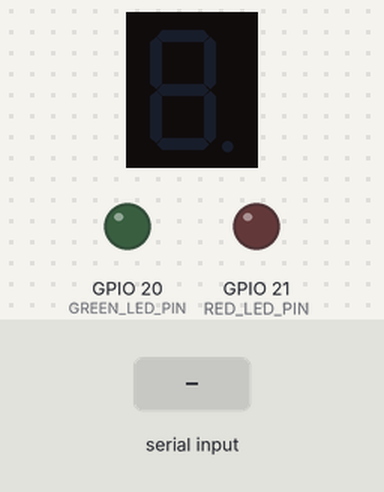
The program below on a simulated Raspberry Pi (BCM pin numbers). Parts: 1-digit seven-segment display, output pins drawn as LEDs (lit = HIGH). Dashed ring = blinking. The inputs (shaded band) are chosen by the test bench. The segment pins are drawn as the display they are named for; pins used as bus, display or sensor lines are not drawn; what the program prints to the terminal is not drawn. At 13.3 s the program stops and its outputs stay as they are.

Above: at 2.7 s.
2.8 s: "." typed at the terminal, then Enter
At 5.1 s:
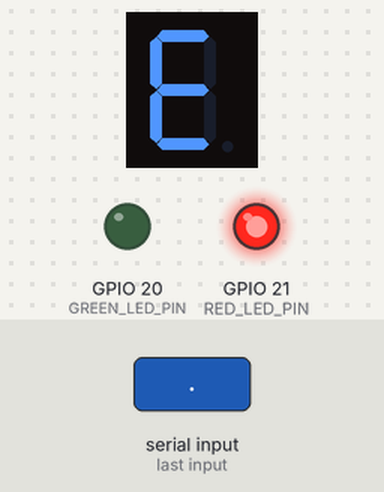
5.8 s: "5" typed at the terminal, then Enter
At 8.0 s:
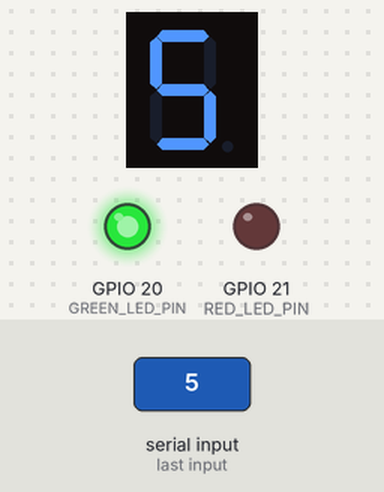
8.8 s: "q" typed at the terminal, then Enter
At 13.5 s:
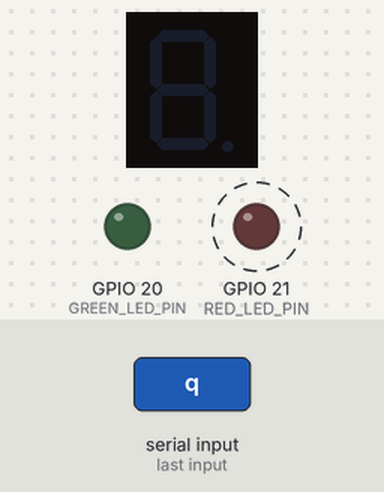
Timing chart, 0 to 14.8 s (numbered marks = the images above; inputs shaded):
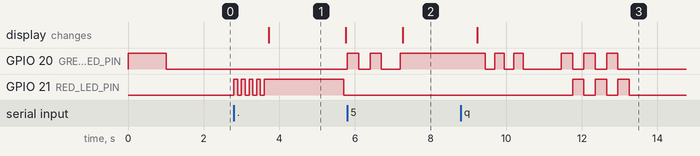

The program:

ssd_rpiogpio_calculator.py
```python
#!/usr/bin/env python3
# -*- coding: utf-8 -*-
"""
七段顯示器數學計算器（雙色LED版）
支援加減乘除運算，結果會在七段顯示器上逐位顯示
使用紅綠雙色LED指示正常/錯誤狀態
"""

import RPi.GPIO as GPIO
import time
import re

# 設定 GPIO 模式
GPIO.setmode(GPIO.BCM)
GPIO.setwarnings(False)

# 定義七段顯示器的 GPIO 接腳
SEGMENTS = {
    'a': 18,  # 上橫線
    'b': 23,  # 右上豎線
    'c': 24,  # 右下豎線
    'd': 25,  # 下橫線
    'e': 8,   # 左下豎線
    'f': 7,   # 左上豎線
    'g': 12   # 中間橫線
}

# 小數點 GPIO 接腳
DP_PIN = 16  # 小數點(DP)

# LED 指示燈接腳
GREEN_LED_PIN = 20  # 綠色LED - 正常狀態
RED_LED_PIN = 21    # 紅色LED - 錯誤狀態

# 數字和符號對應的段位配置
DIGIT_PATTERNS = {
    0: {'a': True,  'b': True,  'c': True,  'd': True,  'e': True,  'f': True,  'g': False},
    1: {'a': False, 'b': True,  'c': True,  'd': False, 'e': False, 'f': False, 'g': False},
    2: {'a': True,  'b': True,  'c': False, 'd': True,  'e': True,  'f': False, 'g': True},
    3: {'a': True,  'b': True,  'c': True,  'd': True,  'e': False, 'f': False, 'g': True},
    4: {'a': False, 'b': True,  'c': True,  'd': False, 'e': False, 'f': True,  'g': True},
    5: {'a': True,  'b': False, 'c': True,  'd': True,  'e': False, 'f': True,  'g': True},
    6: {'a': True,  'b': False, 'c': True,  'd': True,  'e': True,  'f': True,  'g': True},
    7: {'a': True,  'b': True,  'c': True,  'd': False, 'e': False, 'f': False, 'g': False},
    8: {'a': True,  'b': True,  'c': True,  'd': True,  'e': True,  'f': True,  'g': True},
    9: {'a': True,  'b': True,  'c': True,  'd': True,  'e': False, 'f': True,  'g': True},
    '-': {'a': False, 'b': False, 'c': False, 'd': False, 'e': False, 'f': False, 'g': True},  # 負號
    'E': {'a': True,  'b': False, 'c': False, 'd': True,  'e': True,  'f': True,  'g': True}   # 錯誤顯示
}

def setup_gpio():
    """初始化 GPIO 設定"""
    # 設定七段顯示器接腳
    for segment, pin in SEGMENTS.items():
        GPIO.setup(pin, GPIO.OUT)
        GPIO.output(pin, GPIO.LOW)

    # 設定小數點接腳
    GPIO.setup(DP_PIN, GPIO.OUT)
    GPIO.output(DP_PIN, GPIO.LOW)

    # 設定雙色LED指示燈接腳
    GPIO.setup(GREEN_LED_PIN, GPIO.OUT)
    GPIO.setup(RED_LED_PIN, GPIO.OUT)
    GPIO.output(GREEN_LED_PIN, GPIO.LOW)
    GPIO.output(RED_LED_PIN, GPIO.LOW)
    print(f"GPIO 初始化完成")
    print(f"   綠色LED接腳：{GREEN_LED_PIN}")
    print(f"   紅色LED接腳：{RED_LED_PIN}")
    print(f"   小數點接腳：{DP_PIN}")

def green_led_on():
    """開啟綠色LED"""
    GPIO.output(GREEN_LED_PIN, GPIO.HIGH)
    GPIO.output(RED_LED_PIN, GPIO.LOW)  # 確保紅色LED關閉

def red_led_on():
    """開啟紅色LED"""
    GPIO.output(RED_LED_PIN, GPIO.HIGH)
    GPIO.output(GREEN_LED_PIN, GPIO.LOW)  # 確保綠色LED關閉

def all_leds_off():
    """關閉所有LED"""
    GPIO.output(GREEN_LED_PIN, GPIO.LOW)
    GPIO.output(RED_LED_PIN, GPIO.LOW)

def green_led_blink(times=3, duration=0.3):
    """綠色LED閃爍 - 表示正常/成功"""
    print(f"綠色LED閃爍 {times} 次")
    for i in range(times):
        green_led_on()
        time.sleep(duration)
        all_leds_off()
        if i < times - 1:  # 最後一次不要停留
            time.sleep(duration)

def red_led_blink(times=5, duration=0.15):
    """紅色LED閃爍 - 表示錯誤/警告"""
    print(f"紅色LED閃爍 {times} 次")
    for i in range(times):
        red_led_on()
        time.sleep(duration)
        all_leds_off()
        if i < times - 1:  # 最後一次不要停留
            time.sleep(duration)

def startup_led_sequence():
    """系統啟動LED序列"""
    print("系統啟動指示...")
    # 綠色閃爍1次表示系統正常啟動
    green_led_blink(1, 1.0)
    time.sleep(0.5)

def ready_to_display_sequence():
    """準備顯示結果的LED序列"""
    print("準備顯示指示...")
    # 綠色快速閃爍2次表示準備開始
    green_led_blink(2, 0.3)
    time.sleep(0.5)

def display_complete_sequence():
    """顯示完成的LED序列"""
    print("顯示完成指示...")
    # 綠色慢速閃爍3次表示成功完成
    green_led_blink(3, 0.25)

def error_led_sequence():
    """錯誤指示LED序列"""
    print("錯誤指示...")
    # 紅色快速閃爍5次表示錯誤
    red_led_blink(5, 0.1)

def warning_led_sequence():
    """警告指示LED序列（數字太長等）"""
    print("警告指示...")
    # 紅色中速閃爍3次表示警告
    red_led_blink(3, 0.2)

def goodbye_led_sequence():
    """退出告別LED序列"""
    print("退出指示...")
    # 綠色和紅色交替閃爍
    for i in range(3):
        green_led_on()
        time.sleep(0.3)
        red_led_on()
        time.sleep(0.3)
    all_leds_off()

def display_character(char, show_dp=False):
    """顯示指定字符（數字或符號）"""
    if char == '.':
        # 僅顯示小數點
        GPIO.output(DP_PIN, GPIO.HIGH)
        return

    if char not in DIGIT_PATTERNS:
        print(f"無法顯示字符：{char}")
        return

    pattern = DIGIT_PATTERNS[char]

    # 設定各段的狀態
    for segment, pin in SEGMENTS.items():
        if pattern[segment]:
            GPIO.output(pin, GPIO.HIGH)
        else:
            GPIO.output(pin, GPIO.LOW)

    # 設定小數點狀態
    if show_dp:
        GPIO.output(DP_PIN, GPIO.HIGH)
    else:
        GPIO.output(DP_PIN, GPIO.LOW)

def clear_display():
    """清空顯示器"""
    for pin in SEGMENTS.values():
        GPIO.output(pin, GPIO.LOW)
    # 同時清空小數點
    GPIO.output(DP_PIN, GPIO.LOW)

def display_number_sequence(number_str, delay=1.5):
    """逐個顯示數字序列，包含LED指示"""
    print(f"準備顯示結果：{number_str}")
    print("-" * 40)

    # 1. 準備顯示 - 綠色LED閃爍
    ready_to_display_sequence()

    # 2. 開啟綠色LED，表示正在正常顯示結果
    green_led_on()
    print("正在顯示結果...")
    print("七段顯示器顯示：", end="")

    # 3. 逐個顯示每個字符
    for i, char in enumerate(number_str):
        # 檢查下一個字符是否為小數點
        show_dp = (i + 1 < len(number_str) and number_str[i + 1] == '.')

        if char == '.':
            print(".", end="")
            # 小數點不需要額外顯示時間，因為已經和前面的數字一起顯示了
            continue

        if char == '-':
            print("-", end="", flush=True)
            display_character('-', show_dp)
            time.sleep(delay)
        elif char.isdigit():
            print(char, end="", flush=True)
            display_character(int(char), show_dp)
            time.sleep(delay)
            if show_dp:
                print(".", end="", flush=True)

        # 在字符間短暫清空（但保持綠色LED亮著）
        # 跳過小數點後的清空，因為小數點是和數字一起顯示的
        if i < len(number_str) - 1 and number_str[i] != '.' and (i + 1 >= len(number_str) or number_str[i + 1] != '.'):
            clear_display()
            time.sleep(0.3)

    print()  # 換行

    # 4. 顯示完成 - 綠色LED閃爍表示成功結束
    time.sleep(0.5)
    clear_display()
    display_complete_sequence()
    print("-" * 40)

def safe_evaluate(expression):
    """安全地計算數學表達式"""
    try:
        # 移除空格
        expression = expression.replace(" ", "")

        # 檢查是否只包含數字和基本運算符
        if not re.match(r'^[0-9+\-*/().]+$', expression):
            return None, "表達式包含不支援的字符"

        # 防止除零錯誤
        if '/0' in expression.replace(' ', ''):
            return None, "除零錯誤"

        # 計算結果
        result = eval(expression)

        # 檢查結果是否為數字
        if not isinstance(result, (int, float)):
            return None, "計算結果不是數字"

        return result, None

    except ZeroDivisionError:
        return None, "除零錯誤"
    except SyntaxError:
        return None, "語法錯誤"
    except Exception as e:
        return None, f"計算錯誤：{str(e)}"

def format_result(result):
    """格式化結果為適合顯示的字符串"""
    if isinstance(result, float):
        # 如果是整數，不顯示小數點
        if result.is_integer():
            return str(int(result))
        else:
            # 保留兩位小數，去除尾隨零
            return f"{result:.2f}".rstrip('0').rstrip('.')
    else:
        return str(result)

def display_error():
    """顯示錯誤，包含紅色LED指示"""
    print("計算錯誤")

    # 紅色LED快速閃爍表示錯誤
    error_led_sequence()

    # 紅色LED亮起並顯示錯誤字符E
    red_led_on()
    print("錯誤狀態 - 七段顯示器顯示：E")
    display_character('E')
    time.sleep(2)
    clear_display()
    all_leds_off()

def show_welcome_message():
    """顯示歡迎訊息"""
    print("=" * 70)
    print("七段顯示器數學計算器（雙色LED版）")
    print("=" * 70)
    print("新功能：雙色LED指示系統")
    print()
    print("LED指示說明：")
    print("   綠色LED：正常操作")
    print("      • 系統啟動：長閃爍1次")
    print("      • 準備顯示：快速閃爍2次")
    print("      • 正在顯示：持續亮起")
    print("      • 顯示完成：慢速閃爍3次")
    print()
    print("   紅色LED：錯誤/警告")
    print("      • 計算錯誤：快速閃爍5次")
    print("      • 數字太長：中速閃爍3次")
    print("      • 錯誤狀態：持續亮起")
    print()
    print("   退出程式：綠紅交替閃爍")
    print()
    print("支援運算：+ (加法), - (減法), * (乘法), / (除法)")
    print("範例：")
    print("   3 + 5")
    print("   10 - 3")
    print("   6 * 7")
    print("   15 / 3")
    print("   (2 + 3) * 4")
    print("-" * 70)
    print("輸入 'q' 或 'quit' 退出程式")
    print("=" * 70)

def main():
    """主程式"""
    try:
        setup_gpio()
        show_welcome_message()

        # 啟動提示
        startup_led_sequence()
        print("系統就緒！七段顯示器和雙色LED已初始化")
        clear_display()

        while True:
            print()
            # 獲取用戶輸入
            expression = input("請輸入數學運算式：").strip()

            # 檢查退出指令
            if expression.lower() in ['q', 'quit', '退出']:
                print("感謝使用，再見！")
                goodbye_led_sequence()
                break

            # 檢查空輸入
            if not expression:
                print("請輸入有效的運算式")
                warning_led_sequence()
                continue

            print(f"計算：{expression}")

            # 計算結果
            result, error = safe_evaluate(expression)

            if error:
                print(f"錯誤：{error}")
                display_error()
                continue

            # 格式化結果
            result_str = format_result(result)

            # 顯示結果
            print(f"答案：{result_str}")

            # 檢查結果長度（七段顯示器通常顯示較短的數字）
            if len(result_str.replace('-', '').replace('.', '')) > 6:
                print("數字太長，僅在終端顯示")
                warning_led_sequence()
                continue

            # 在七段顯示器上顯示結果（包含綠色LED指示）
            display_number_sequence(result_str)

            # 完成後短暫停留
            time.sleep(1)

    except KeyboardInterrupt:
        print("\n\n程式被使用者中斷")

    except Exception as e:
        print(f"發生未預期的錯誤：{e}")
        display_error()

    finally:
        print("清理 GPIO 並退出...")
        clear_display()
        all_leds_off()
        GPIO.cleanup()
        print("清理完成")

if __name__ == "__main__":
    main()
```

Measured:
- after the input at 2.8 s, GPIO 21 (RED_LED_PIN): goes 4 × (HIGH 0.10 s, LOW 0.10 s), HIGH 2.1 s, then LOW, starting at once; the display: changes after 0.92 s (image 1)
- after the input at 5.8 s, GPIO 20 (GREEN_LED_PIN): goes HIGH 0.30 s, LOW 0.30 s, HIGH 0.30 s, LOW 0.50 s, then HIGH, starting at once; the display: changes after 1.5 s (image 2)
- after the input at 8.8 s, GPIO 21 (RED_LED_PIN): alternates HIGH for 0.30 s and LOW for 0.30 s, 6 changes in all, then stays LOW, starting after 3.0 s
- what the display in image 1 shows lasts 2.1 s, from 3.7 s to 5.8 s
